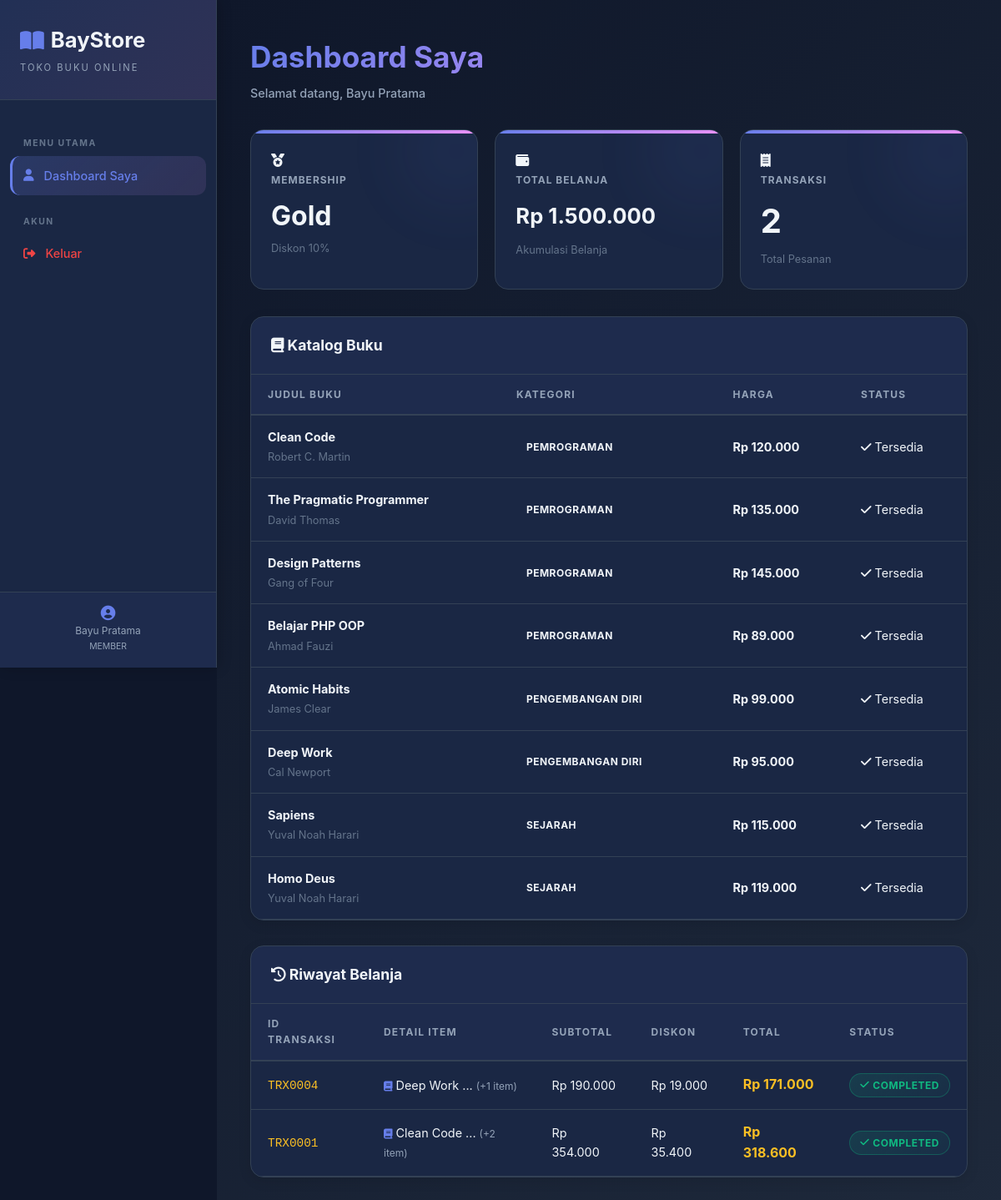
The app's page / (signed in) with its own data.
### tables this page shows
CREATE TABLE IF NOT EXISTS members (
    id VARCHAR(10) PRIMARY KEY,
    name VARCHAR(100) NOT NULL,
    email VARCHAR(100) NOT NULL UNIQUE,
    phone VARCHAR(20) NOT NULL,
    membership_type ENUM('bronze', 'silver', 'gold') DEFAULT 'bronze',
    total_spent DECIMAL(15, 2) DEFAULT 0.00,
    join_date DATE NOT NULL,
    password VARCHAR(255) NULL,
    role ENUM('admin', 'member') DEFAULT 'member',
    created_at TIMESTAMP DEFAULT CURRENT_TIMESTAMP
);

CREATE TABLE IF NOT EXISTS books (
    id VARCHAR(10) PRIMARY KEY,
    title VARCHAR(255) NOT NULL,
    author VARCHAR(100) NOT NULL,
    category VARCHAR(100) NOT NULL,
    price DECIMAL(10, 2) NOT NULL,
    stock INT NOT NULL DEFAULT 0,
    isbn VARCHAR(20),
    description TEXT,
    created_at TIMESTAMP DEFAULT CURRENT_TIMESTAMP
);

CREATE TABLE IF NOT EXISTS transactions (
    id VARCHAR(15) PRIMARY KEY,
    member_id VARCHAR(10) NOT NULL,
    subtotal DECIMAL(15, 2) NOT NULL,
    discount DECIMAL(15, 2) NOT NULL DEFAULT 0.00,
    total DECIMAL(15, 2) NOT NULL,
    status ENUM('pending', 'completed', 'cancelled') DEFAULT 'pending',
    created_at TIMESTAMP DEFAULT CURRENT_TIMESTAMP,
    FOREIGN KEY (member_id) REFERENCES members(id) ON DELETE CASCADE
);

### index.php (the view, shortened to what the rows shown need)
<?php
$userRole = $_SESSION['role'] ?? 'member';
require_once __DIR__ . '/classes/DataStore.php';
$store = DataStore::getInstance();
$page  = $_GET['page'] ?? ($userRole === 'admin' ? 'dashboard' : 'member_dashboard');
if ($userRole === 'member') {
    $page = 'member_dashboard';
}
?>
<!DOCTYPE html>
<html lang="id">
<head>
    <link rel="stylesheet" href="https://cdnjs.cloudflare.com/ajax/libs/font-awesome/6.5.0/css/all.min.css">
</head>
<body>
<aside class="sidebar">
    <div class="logo">
        <h1><i class="fa-solid fa-book-open" style="color:var(--primary)"></i> BayStore</h1>
    </div>
</aside>
<main class="main">
<?php switch ($page):
case 'dashboard': ?>
<?php break;
case 'member_dashboard':
    $currentMember = $store->getMember($_SESSION['user_id']);
    $myTxs = $store->getMyTransactions($_SESSION['user_id']);
?>
<div class="page-header">
    <h2>Dashboard Saya</h2>
    <p>Selamat datang, <?= htmlspecialchars($currentMember->getName()) ?></p>
</div>
<div class="stats-grid">
    <div class="stat-card <?= $currentMember->getMembershipType() === 'gold' ? 'gold' : ($currentMember->getMembershipType() === 'silver' ? 'blue' : 'green') ?>">
        <div class="icon-bg"><i class="fa-solid fa-medal"></i></div>
        <div class="label">Membership</div>
        <div class="value" style="text-transform: capitalize; font-size: 2rem;"><?= $currentMember->getMembershipType() ?></div>
        <div class="sub">Diskon <?= $currentMember->getDiscount() * 100 ?>%</div>
    </div>
    <div class="stat-card purple">
        <div class="icon-bg"><i class="fa-solid fa-wallet"></i></div>
        <div class="label">Total Belanja</div>
        <div class="value" style="font-size:1.6rem; margin:14px 0 10px;">Rp <?= number_format($currentMember->getTotalSpent(),0,',','.') ?></div>
        <div class="sub">Akumulasi Belanja</div>
    </div>
    <div class="stat-card blue">
        <div class="icon-bg"><i class="fa-solid fa-receipt"></i></div>
        <div class="label">Transaksi</div>
        <div class="value"><?= count($myTxs) ?></div>
        <div class="sub">Total Pesanan</div>
    </div>
</div>
<div class="card" style="margin-top: 30px;">
    <div class="card-header"><h3><i class="fa-solid fa-book"></i> Katalog Buku</h3></div>
    <table>
        <thead><tr><th>Judul Buku</th><th>Kategori</th><th>Harga</th><th>Status</th></tr></thead>
        <tbody>
        <?php foreach ($store->getBooks() as $b): ?>
        <tr>
            <td>
                <strong><?= htmlspecialchars($b->getTitle()) ?></strong><br>
                <span style="font-size:0.8rem;color:var(--text-dim)"><?= htmlspecialchars($b->getAuthor()) ?></span>
            </td>
            <td><span class="badge"><?= htmlspecialchars($b->getCategory()) ?></span></td>
            <td style="color:var(--green)"><strong><?= $b->getFormattedPrice() ?></strong></td>
            <td><?= $b->isAvailable() ? '<span style="color:var(--green)"><i class="fa-solid fa-check"></i> Tersedia</span>' : '<span style="color:var(--error)"><i class="fa-solid fa-xmark"></i> Habis</span>' ?></td>
        </tr>
        <?php endforeach; ?>
        </tbody>
    </table>
</div>
<div class="card" style="margin-top: 30px;">
    <div class="card-header"><h3><i class="fa-solid fa-clock-rotate-left"></i> Riwayat Belanja</h3></div>
    <?php if(empty($myTxs)): ?>
    <div class="empty">Belum ada transaksi.</div>
    <?php else: ?>
    <table>
        <thead><tr><th>ID Transaksi</th><th>Detail Item</th><th>Subtotal</th><th>Diskon</th><th>Total</th><th>Status</th></tr></thead>
        <tbody>
        <?php foreach ($myTxs as $txObj):
            $d = $txObj->toArray();
        ?>
        <tr>
            <td><code style="color:var(--accent)"><?= $d['id'] ?></code></td>
            <td class="tx-items">
                <?php if (!empty($d['items'])): ?>
                <div style="cursor:pointer; transition:var(--transition);" onclick="viewDetail('<?= $d['id'] ?>')" onmouseover="this.style.color='var(--primary)'" onmouseout="this.style.color=''">
                    <i class="fa-solid fa-book" style="color:var(--primary);font-size:0.75rem"></i>
                    <?= htmlspecialchars($d['items'][0]['book'] ?? '') ?>
                    <?= count($d['items']) > 1 ? '... <span style="font-size:0.75rem;color:var(--text-muted)">(+' . (count($d['items'])-1) . ' item)</span>' : '' ?>
                </div>
                <?php else: ?>
                <span style="color:var(--text-muted)">-</span>
                <?php endif; ?>
            </td>
            <td><?= $d['subtotal'] ?></td>
            <td style="color:var(--green)"><?= $d['discount'] ?></td>
            <td style="color:var(--accent);font-weight:700;font-size:1rem"><?= $d['total'] ?></td>
            <td>
                <?php if ($d['status'] === 'pending'): ?>
                    <span class="badge badge-pending"><i class="fa-regular fa-clock"></i> Pending</span>
                <?php elseif ($d['status'] === 'completed'): ?>
                    <span class="badge badge-success"><i class="fa-solid fa-check"></i> Completed</span>
                <?php else: ?>
                    <span class="badge" style="background: rgba(239, 68, 68, 0.15); color: var(--error); border: 1px solid rgba(239, 68, 68, 0.3);"><i class="fa-solid fa-xmark"></i> Cancelled</span>
                <?php endif; ?>
            </td>
        </tr>
        <?php endforeach; ?>
        </tbody>
    </table>
    <?php endif; ?>
</div>
<?php break;
default: ?>
<?php endswitch; ?>
</main>
</body>
</html>

### records on screen
members: name "Bayu Pratama", membership_type "Gold", $currentMember->getDiscount()*100 "10", total_spent "1.500.000"
books: title "Clean Code", author "Robert C. Martin", category "PEMROGRAMAN", price "Rp 120.000", stock "Tersedia"
books: title "The Pragmatic Programmer", author "David Thomas", category "PEMROGRAMAN", price "Rp 135.000", stock "Tersedia"
books: title "Design Patterns", author "Gang of Four", category "PEMROGRAMAN", price "Rp 145.000", stock "Tersedia"
books: title "Belajar PHP OOP", author "Ahmad Fauzi", category "PEMROGRAMAN", price "Rp 89.000", stock "Tersedia"
books: title "Atomic Habits", author "James Clear", category "PENGEMBANGAN DIRI", price "Rp 99.000", stock "Tersedia"
books: title "Deep Work", author "Cal Newport", category "PENGEMBANGAN DIRI", price "Rp 95.000", stock "Tersedia"
books: title "Sapiens", author "Yuval Noah Harari", category "SEJARAH", price "Rp 115.000", stock "Tersedia"
books: title "Homo Deus", author "Yuval Noah Harari", category "SEJARAH", price "Rp 119.000", stock "Tersedia"
transactions: id "TRX0004", count($d['items'])-1 "1", subtotal "Rp 190.000", discount "Rp 19.000", total "Rp 171.000", status "completed" (drawn)
transactions: id "TRX0001", book "Clean Code", count($d['items'])-1 "2", subtotal "Rp 354.000", discount "Rp 35.400", total "Rp 318.600", status "completed" (drawn)

### other values on screen
$_SESSION['user_name'] "Bayu Pratama"
$userRole "MEMBER"
count($myTxs) "2"
